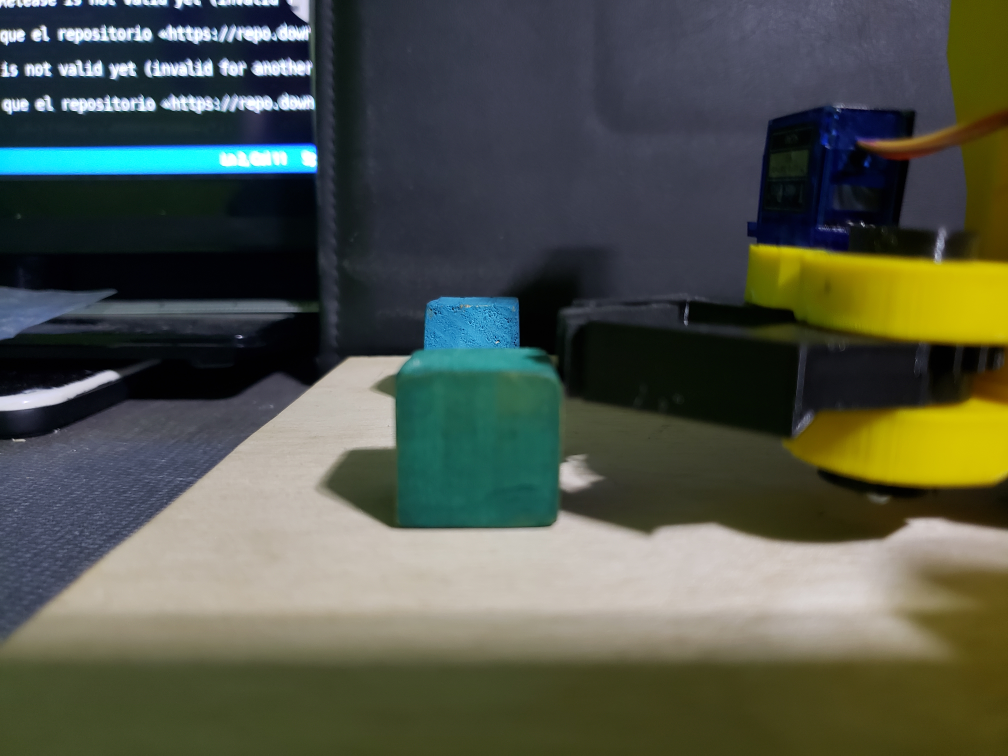
#> input picture img/20220519_201434.jpg, 4032 x 3024 px, given in place of the camera (shown at 1/4 size)
$ python colors.py
#> lines starting #> are read from the running program, lines starting #| are printed output that depends on the picture; after the words box and inside, x2 and y2 are one past the last pixel; in counts of white or black regions, pixels touching at a corner belong together
import cv2
import numpy as np
# captura de video
cap = cv2.VideoCapture(0)
while True:
     # Toma cada cuadro
    _, frame = cap.read()
#> frame is the input picture: shape (3024, 4032, 3); mean B, G, R 73.5, 84.8, 79.7
    # Cambio de tamaño de la imagen
    frame = cv2.resize(frame, (400, 300), interpolation= cv2.INTER_CUBIC)
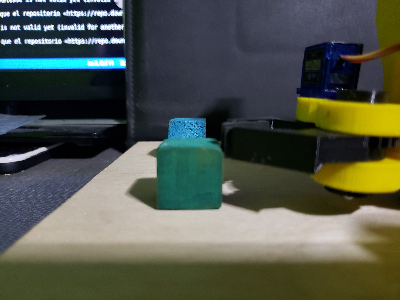
#> frame: shape (300, 400, 3); mean B, G, R 73.4, 84.8, 79.6
    # Convert BGR to HSV
    hsv = cv2.cvtColor(frame, cv2.COLOR_BGR2HSV)
#> hsv: shape (300, 400, 3); mean H, S, V 68, 107.2, 94.7
    # Definir rango de color en HSV
    lower_blue = np.array([100,50,50]) # valor minimo
    upper_blue = np.array([130,255,255]) # valor maximo
    # Umbral de la imagen HSV para obtener solo colores azules
    mask = cv2.inRange(hsv, lower_blue, upper_blue)
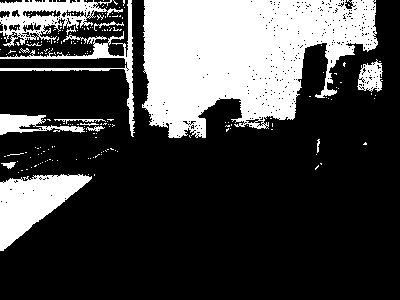
#> mask: shape (300, 400); 26.8% white; 188 white regions (173 under 20 px), largest, box (x1, y1, x2, y2) and area: (142, 0, 378, 138) 22324, (0, 174, 92, 251) 3565, (0, 0, 123, 47) 2343
    # Combinacion de imagen real con mascara filtrada
    res = cv2.bitwise_and(frame, frame, mask=mask)
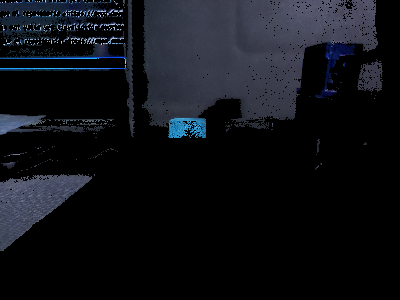
#> res: shape (300, 400, 3); mean B, G, R 22.5, 17.3, 15.3
    # Muestra imagen original
    cv2.imshow('frame', frame)
    # Muestra mascara filtrada
    cv2.imshow('mask', mask)
    # Muestra combinacion de imagen original con filtrada
    cv2.imshow('res', res)
    # Si se presiona [ESC] termina el programa
    k = cv2.waitKey(5) & 0xFF
#> (key Esc is pressed here)
    if k == 27:
        break
cv2.destroyAllWindows()

$ run again, on img/20220519_201441.jpg
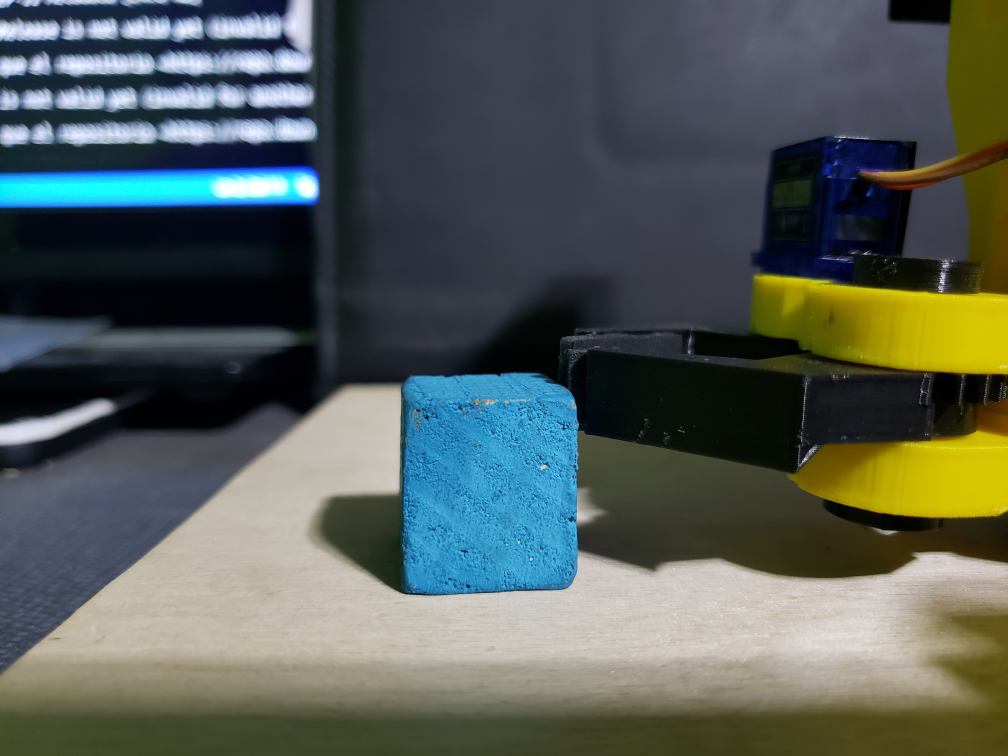
#> input picture img/20220519_201441.jpg, 4032 x 3024 px, given in place of the camera (shown at 1/4 size)
#> frame is the input picture: shape (3024, 4032, 3); mean B, G, R 86.8, 92, 84.3
#> frame: shape (300, 400, 3)
#> hsv: shape (300, 400, 3); mean H, S, V 73.6, 101.6, 104.7
#> `mask = cv2.inRange(hsv, lower_blue, upper_blue)`:
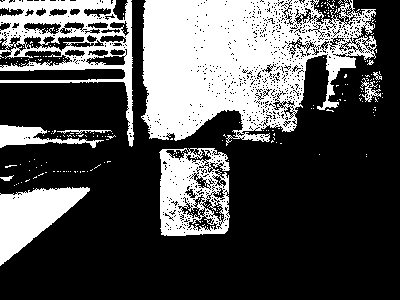
#> mask: shape (300, 400); 31.5% white; 218 white regions (209 under 20 px), largest, box (x1, y1, x2, y2) and area: (141, 0, 377, 146) 21993, (0, 0, 134, 147) 6305, (159, 148, 230, 236) 4169
#> `res = cv2.bitwise_and(frame, frame, mask=mask)`:
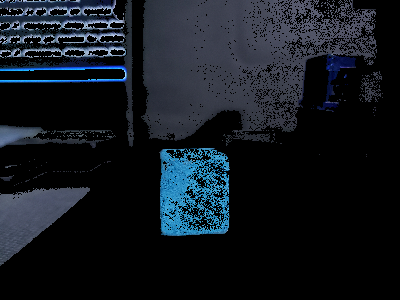
#> res: shape (300, 400, 3); mean B, G, R 31.3, 24.4, 18.8
